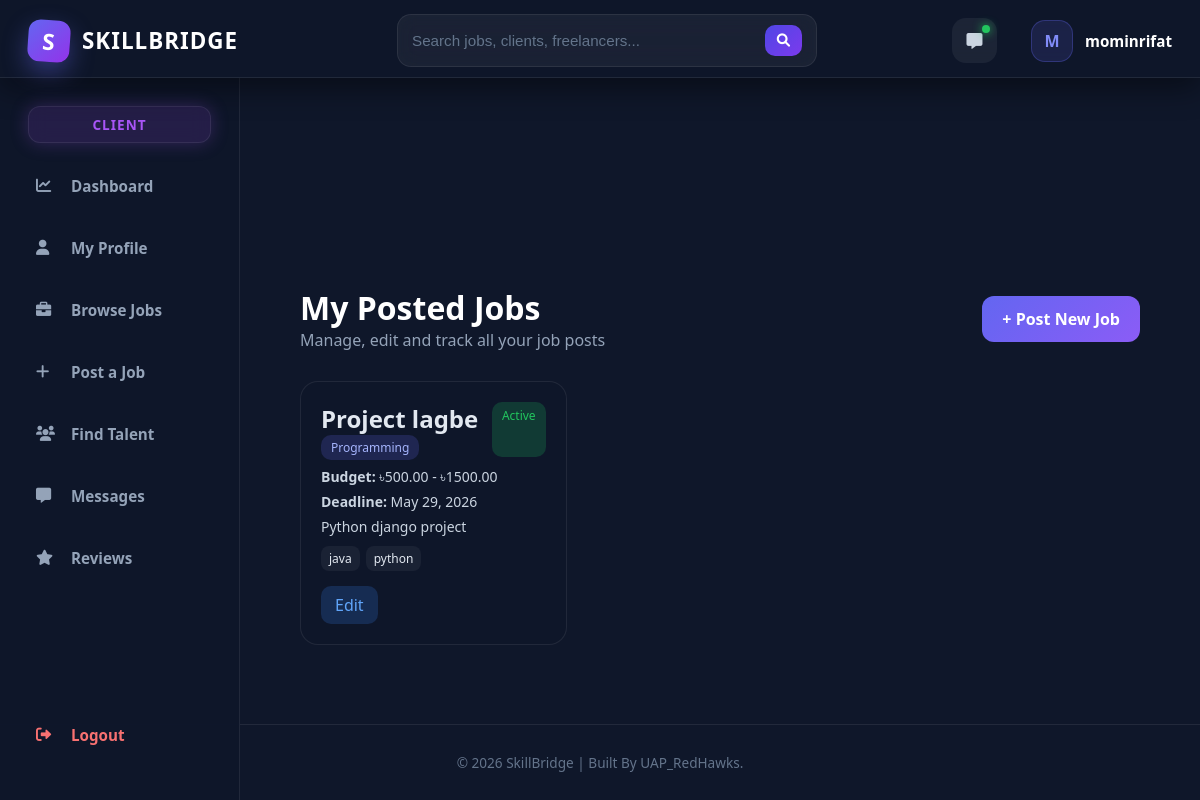
The page /jobs/my-jobs/ (signed in) on the database as committed earlier.
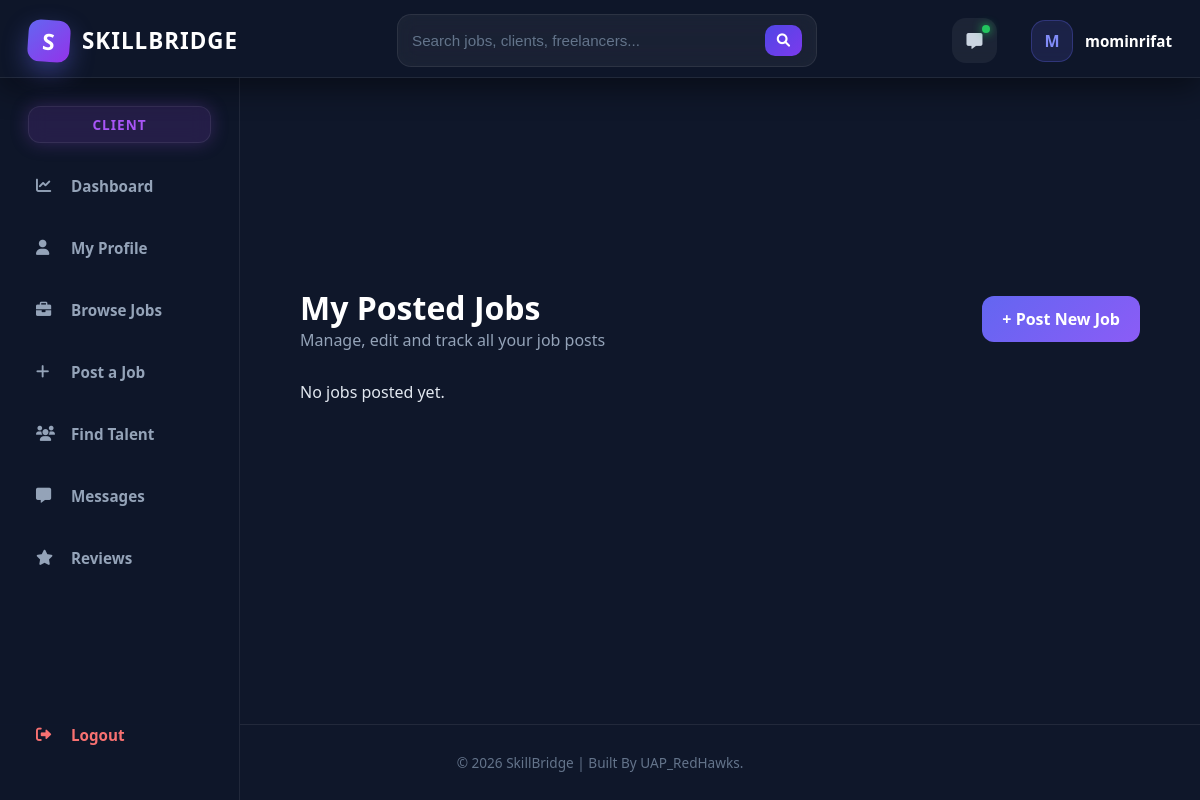
The same page on the database as committed later.
### jobs/models.py (models this page shows, shortened)
class Job(models.Model):
    EXPERIENCE_LEVEL_CHOICES = (
        ('entry', 'Entry Level'),
        ('intermediate', 'Intermediate'),
        ('expert', 'Expert'),
    )
    JOB_TYPE_CHOICES = (
        ('full_time', 'Full Time'),
        ('part_time', 'Part Time'),
        ('remote', 'Remote'),
        ('contract', 'Contract'),
    )
    client = models.ForeignKey(
        User,
        on_delete=models.CASCADE,
        related_name='posted_jobs'
    )
    title = models.CharField(max_length=255)
    description = models.TextField()
    category = models.ForeignKey(
        JobCategory,
        on_delete=models.SET_NULL,
        null=True,
        blank=True
    )
    skills_required = models.ManyToManyField(Skill, blank=True)
    experience_level = models.CharField(
        max_length=20,
        choices=EXPERIENCE_LEVEL_CHOICES,
        default='entry'
    )
    job_type = models.CharField(
        max_length=20,
        choices=JOB_TYPE_CHOICES,
        default='remote'
    )
    budget_min = models.DecimalField(
        max_digits=10,
        decimal_places=2,
        null=True,
        blank=True
    )
    budget_max = models.DecimalField(
        max_digits=10,
        decimal_places=2,
        null=True,
        blank=True
    )
    deadline = models.DateField(null=True, blank=True)
    is_active = models.BooleanField(default=True)
    created_at = models.DateTimeField(auto_now_add=True)

class JobCategory(models.Model):
    name = models.CharField(max_length=100)

class Skill(models.Model):
    name = models.CharField(max_length=100)

### jobs/views.py (the view)
# urls.py: path('my-jobs/', views.client_jobs, name='client_jobs'),
@login_required
def client_jobs(request):
    jobs = Job.objects.filter(client=request.user).order_by('-created_at')
    return render(request, 'jobs/client_jobs.html', {
        'jobs': jobs
    })

### templates/jobs/client_jobs.html (shortened to what this page needs)
{% extends 'core/base.html' %}
{% load static %}
{% block extra_css %}
<link rel="stylesheet" href="{% static 'css/jobs/client_jobs.css' %}">
{% endblock %}
{% block content %}
<div class="page">
    <div class="header">
        <div>
            <h1>My Posted Jobs</h1>
            <p>Manage, edit and track all your job posts</p>
        </div>
        <a href="{% url 'post_job' %}" class="btn">
            + Post New Job
        </a>
    </div>
    <div class="grid">
        {% for job in jobs %}
        <div class="card">
            <div class="top">
                <div>
                    <h2>{{ job.title }}</h2>
                    <span class="category">{{ job.category.name }}</span>
                </div>
                {% if job.is_active %}
                    <span class="status active">Active</span>
                {% else %}
                    <span class="status closed">Closed</span>
                {% endif %}
            </div>
            <div class="info">
                <p><b>Budget:</b> ৳{{ job.budget_min }} - ৳{{ job.budget_max }}</p>
                <p><b>Deadline:</b> {{ job.deadline }}</p>
                <p class="desc">
                    {{ job.description|truncatewords:25 }}
                </p>
            </div>
            <div class="skills">
                {% for skill in job.skills_required.all %}
                    <span>{{ skill.name }}</span>
                {% endfor %}
            </div>
            <div class="actions">
                <a href="{% url 'edit_job' job.id %}" class="edit">Edit</a>
            </div>
        </div>
        {% empty %}
        <div class="empty">
            No jobs posted yet.
        </div>
        {% endfor %}
    </div>
</div>
{% endblock %}

Rows that differ between the two databases and show on the page:
removed Job: title "Project lagbe", category.name "Programming", is_active "Active", budget_min "500.00", budget_max "1500.00", deadline "May 29, 2026", description "Python django project"
removed Skill: name "java"
removed Skill: name "python"
Other text that changed with them:
text now shown: "No jobs posted yet."
